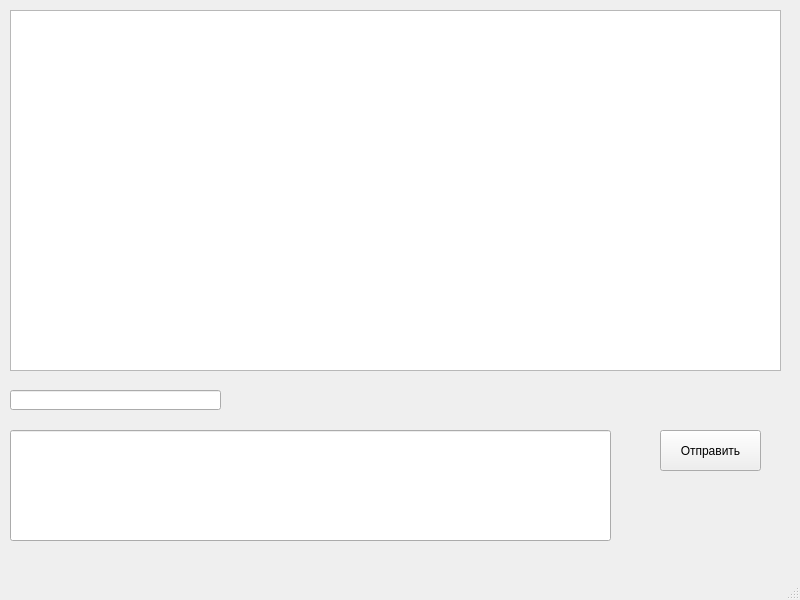
<?xml version="1.0" encoding="UTF-8"?>
<ui version="4.0">
 <class>MainWindow</class>
 <widget class="QMainWindow" name="MainWindow">
  <property name="geometry">
   <rect>
    <x>0</x>
    <y>0</y>
    <width>800</width>
    <height>600</height>
   </rect>
  </property>
  <property name="windowTitle">
   <string>pyQTClient</string>
  </property>
  <widget class="QWidget" name="centralwidget">
   <widget class="QPushButton" name="pushButton">
    <property name="geometry">
     <rect>
      <x>660</x>
      <y>430</y>
      <width>101</width>
      <height>41</height>
     </rect>
    </property>
    <property name="text">
     <string>Отправить</string>
    </property>
   </widget>
   <widget class="QLineEdit" name="lineEdit1">
    <property name="geometry">
     <rect>
      <x>10</x>
      <y>390</y>
      <width>211</width>
      <height>20</height>
     </rect>
    </property>
   </widget>
   <widget class="QLineEdit" name="lineEdit2">
    <property name="geometry">
     <rect>
      <x>10</x>
      <y>430</y>
      <width>601</width>
      <height>111</height>
     </rect>
    </property>
   </widget>
   <widget class="QListWidget" name="listWidget">
    <property name="geometry">
     <rect>
      <x>10</x>
      <y>10</y>
      <width>771</width>
      <height>361</height>
     </rect>
    </property>
   </widget>
  </widget>
  <widget class="QMenuBar" name="menubar">
   <property name="geometry">
    <rect>
     <x>0</x>
     <y>0</y>
     <width>800</width>
     <height>21</height>
    </rect>
   </property>
  </widget>
  <widget class="QStatusBar" name="statusbar"/>
 </widget>
 <resources/>
 <connections/>
</ui>
